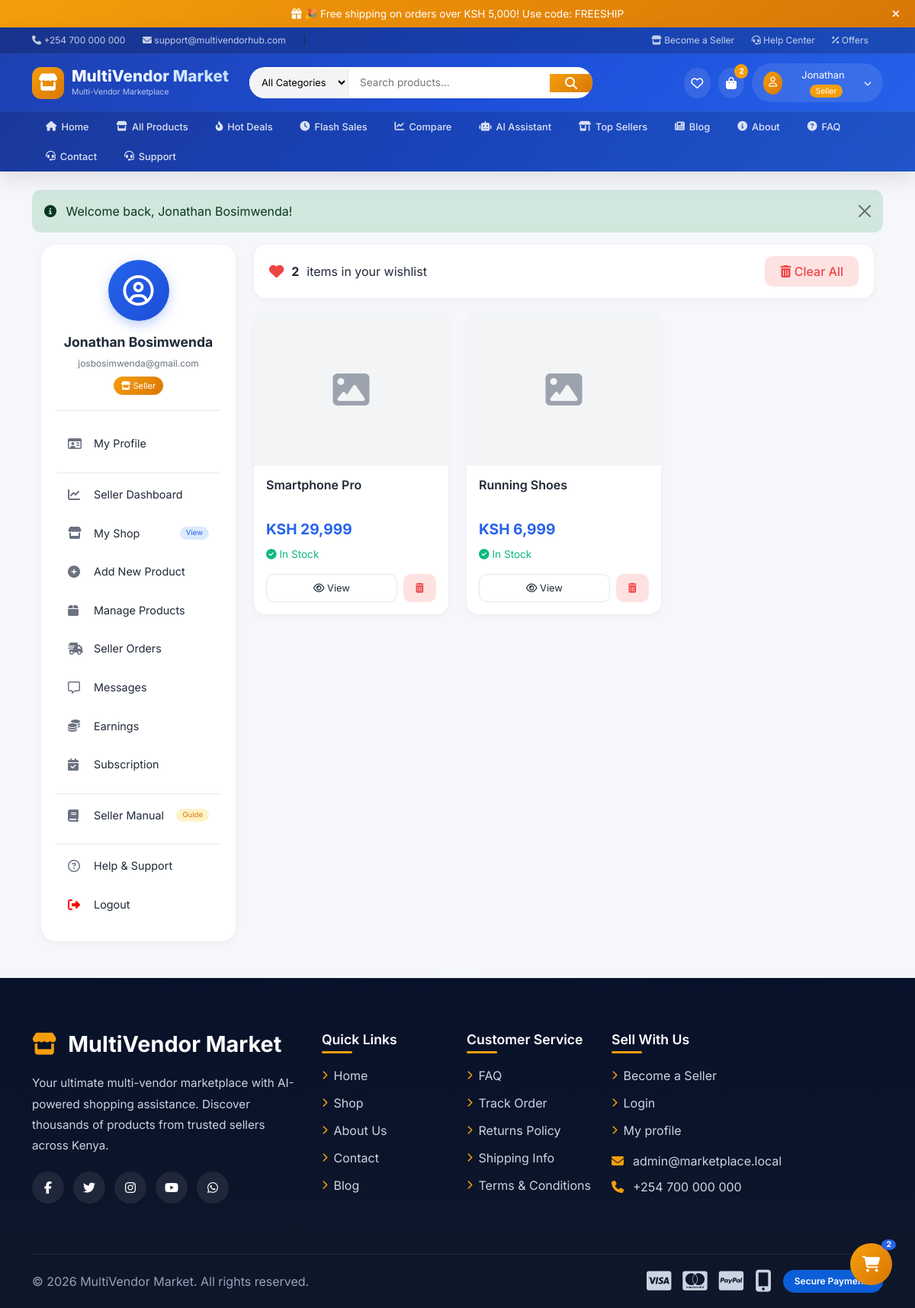
The app's page /wishlist.php (signed in) with its own data.
### tables this page shows
CREATE TABLE `wishlists` (
  `id` int(11) NOT NULL,
  `user_id` int(11) NOT NULL,
  `product_id` int(11) NOT NULL,
  `created_at` datetime NOT NULL
);

CREATE TABLE `products` (
  `id` int(11) NOT NULL,
  `seller_id` int(11) NOT NULL,
  `category_id` int(11) DEFAULT NULL,
  `name` varchar(190) NOT NULL,
  `slug` varchar(220) NOT NULL,
  `short_description` varchar(255) NOT NULL,
  `description` text DEFAULT NULL,
  `price` decimal(12,2) NOT NULL,
  `stock` int(11) NOT NULL DEFAULT 0,
  `brand` varchar(120) DEFAULT NULL,
  `status` enum('draft','pending','approved','rejected') NOT NULL DEFAULT 'pending',
  `rating` decimal(3,2) DEFAULT 0.00,
  `created_at` datetime NOT NULL,
  `updated_at` datetime DEFAULT NULL,
  `discount_percent` int(11) DEFAULT 0 COMMENT 'Discount percentage (0-99)',
  `discounted_price` decimal(12,2) DEFAULT NULL COMMENT 'Price after discount',
  `discount_start_date` datetime DEFAULT NULL COMMENT 'When discount starts',
  `discount_end_date` datetime DEFAULT NULL COMMENT 'When discount ends',
  `is_on_sale` tinyint(1) DEFAULT 0 COMMENT '1 = on sale, 0 = not on sale'
);

### includes/functions.php (called while the page is built, shortened)
<?php
function sanitize($value) {
    return htmlspecialchars(trim($value), ENT_QUOTES, 'UTF-8');
}
?>

### wishlist.php (the view, shortened to what this page needs)
<?php
require_once 'includes/header.php';
$userId = $_SESSION['user_id'];
$stmt = $mysqli->prepare('SELECT w.id, w.created_at, p.id AS product_id, p.name, p.price, p.slug, p.stock, p.rating,
                          (SELECT filename FROM product_images WHERE product_id = p.id LIMIT 1) as image
                          FROM wishlists w
                          JOIN products p ON w.product_id = p.id
                          WHERE w.user_id = ?
                          ORDER BY w.created_at DESC');
$stmt->bind_param('i', $userId);
$stmt->execute();
$wishlist = $stmt->get_result();
?>
<div class="container mb-5">
    <div class="row g-4">
        <div class="col-lg-3">
            <?php require_once 'includes/dashboard_sidebar.php'; ?>
        </div>
        <div class="col-lg-9">
            <?php if ($wishlist->num_rows === 0): ?>
                <div class="empty-wishlist">
                    <i class="fa-regular fa-heart"></i>
                    <h3>Your wishlist is empty</h3>
                    <p>Save your favorite products here to buy them later.</p>
                    <a href="<?= BASE_URL ?>shop.php" class="shop-now-btn">
                        <i class="fa-solid fa-store"></i> Start Shopping
                    </a>
                </div>
            <?php else: ?>
                <div class="wishlist-header-bar">
                    <div class="count-info">
                        <i class="fa-solid fa-heart"></i>
                        <strong><?= $wishlist->num_rows ?></strong> items in your wishlist
                    </div>
                    <button class="clear-wishlist-btn" onclick="clearWishlist()">
                        <i class="fa-solid fa-trash-can"></i> Clear All
                    </button>
                </div>
                <div class="row g-4">
                    <?php while ($item = $wishlist->fetch_assoc()): ?>
                        <div class="col-md-6 col-lg-4">
                            <div class="wishlist-card">
                                <div class="product-image">
                                </div>
                                <div class="product-info">
                                    <h5 class="product-title">
                                        <a href="<?= BASE_URL ?>product.php?id=<?= $item['product_id'] ?>"><?= sanitize($item['name']) ?></a>
                                    </h5>
                                    <div class="product-price">KSH <?= number_format($item['price']) ?></div>
                                    <div class="stock-status <?= $item['stock'] > 0 ? 'in-stock' : 'out-stock' ?>">
                                        <i class="fa-<?= $item['stock'] > 0 ? 'solid fa-check-circle' : 'solid fa-times-circle' ?>"></i>
                                        <?= $item['stock'] > 0 ? 'In Stock' : 'Out of Stock' ?>
                                    </div>
                                    <div class="wishlist-actions">
                                        <a href="<?= BASE_URL ?>product.php?id=<?= $item['product_id'] ?>" class="btn-view">
                                            <i class="fa-regular fa-eye"></i> View
                                        </a>
                                        <button class="btn-remove" onclick="removeFromWishlist(<?= $item['product_id'] ?>)">
                                            <i class="fa-solid fa-trash-can"></i>
                                        </button>
                                    </div>
                                </div>
                            </div>
                        </div>
                    <?php endwhile; ?>
                </div>
            <?php endif; ?>
        </div>
    </div>
</div>
<?php require_once 'includes/footer.php'; ?>

### includes/header.php (style rules this page uses)
:root { --primary: #2563eb; --primary-dark: #1d4ed8; --secondary: #f59e0b; --success: #10b981; --danger: #ef4444; --dark: #1f2937; --gray: #6b7280; --light-gray: #f3f4f6; --white: #ffffff; --border: #e5e7eb; }
* { margin: 0; padding: 0; box-sizing: border-box; }
body { font-family: 'Inter', sans-serif; background: #f5f7fb; color: #1f2937; }

### wishlist.php (style rules this page uses)
.wishlist-card { background: white; border-radius: 16px; overflow: hidden; transition: all 0.3s ease; box-shadow: 0 2px 10px rgba(0,0,0,0.05); height: 100%; }
.product-image { height: 200px; width: 100%; background: #f3f4f6; display: flex; align-items: center; justify-content: center; overflow: hidden; }
.product-info { padding: 1rem; }
.product-title { font-size: 1rem; font-weight: 600; margin-bottom: 0.5rem; display: -webkit-box; -webkit-line-clamp: 2; -webkit-box-orient: vertical; overflow: hidden; min-height: 2.8rem; }
.product-title a { color: #1f2937; text-decoration: none; }
.product-price { font-size: 1.2rem; font-weight: 700; color: #2563eb; margin-bottom: 0.5rem; }
.stock-status { font-size: 0.85rem; }
.stock-status.in-stock { color: #10b981; }
.wishlist-actions { display: flex; gap: 0.5rem; margin-top: 1rem; }
.btn-view { flex: 1; padding: 0.5rem; border: 1px solid #e5e7eb; background: white; border-radius: 10px; text-align: center; text-decoration: none; color: #1f2937; font-size: 0.8rem; transition: all 0.3s ease; }
.btn-remove { padding: 0.5rem 1rem; background: #fee2e2; color: #ef4444; border: none; border-radius: 10px; cursor: pointer; transition: all 0.3s ease; font-size: 0.8rem; }
.wishlist-header-bar { background: white; border-radius: 16px; padding: 15px 20px; margin-bottom: 20px; display: flex; justify-content: space-between; align-items: center; flex-wrap: wrap; gap: 15px; box-shadow: 0 2px 10px rgba(0,0,0,0.05); }
.wishlist-header-bar .count-info { display: flex; align-items: center; gap: 10px; }
.wishlist-header-bar .count-info i { color: #ef4444; font-size: 1.2rem; }
.clear-wishlist-btn { background: #fee2e2; color: #ef4444; border: none; padding: 8px 20px; border-radius: 10px; cursor: pointer; transition: all 0.3s ease; font-weight: 500; }

### records on screen
wishlists: product.name "Smartphone Pro", product.price "29,999"
wishlists: product.name "Running Shoes", product.price "6,999"

### other values on screen
SITE_NAME "MultiVendor Market"
$cart_count "2"
explode(' ', $user['name'] ?? $user['email'])[0] "Jonathan"
$flash['message'] "Welcome back, Jonathan Bosimwenda!"
$user['name'] "Jonathan Bosimwenda"
$user['email'] "josbosimwenda@gmail.com"
$wishlist->num_rows "2"
ADMIN_EMAIL "admin@marketplace.local"
